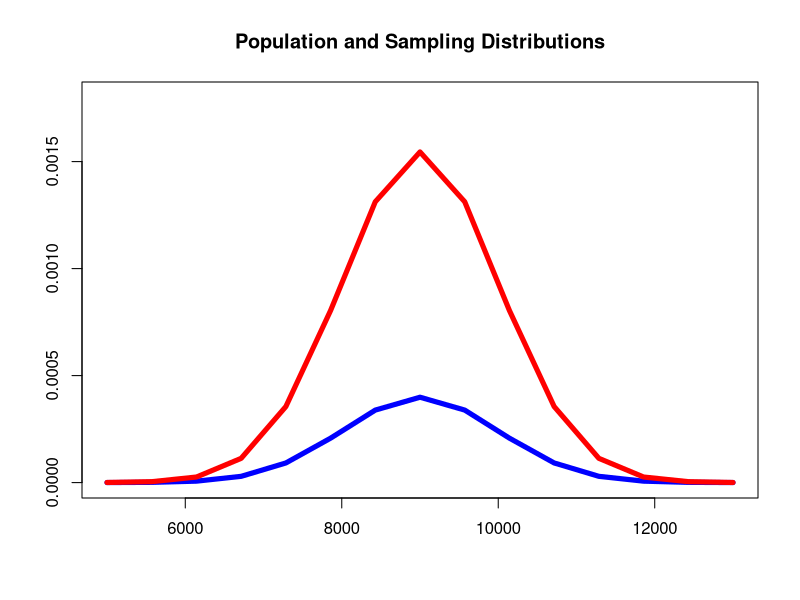

Generate this figure with R:
## ---- chunk 1

greaterthan10500<-round(1 - pnorm((10500-9000)/1000),4)
cat("Probability that the bulb lasts more than 10,500 hours is",greaterthan10500,".")

## ---- chunk 2

LB15gt10500 <-(10500-9000)/(1000/sqrt(15))
Pgt10500 <- pnorm(LB15gt10500, 9000, 1000)

Pgt10500

cat("\n\nProbability that 15 bulbs last more than 10,500 hours is",round(Pgt10500,3),".\n")

## ---- chunk 3
#adapted from https://stackoverflow.com/
#               questions/10543443/how-to-draw-a-standard-normal-distribution-in-r
n<-15
MN<-9000
SD<-1000
SE<-1000/sqrt(n)

Npop <- seq(MN-(4*SD),MN+(4*SD), length=15)
Nsamp <- seq(MN-(4*SE),MN+(4*SE), length=15)

hgt<-dnorm(Npop,MN,SD)
hrdm<-dnorm(Nsamp,MN,SE)

plot(Npop,hgt,type="l",col="blue",lwd=5,
xlab="",
ylab="",main="Population and Sampling Distributions", ylim=c(0,0.0018))
lines(Npop, hrdm, col="red",lwd=5)

